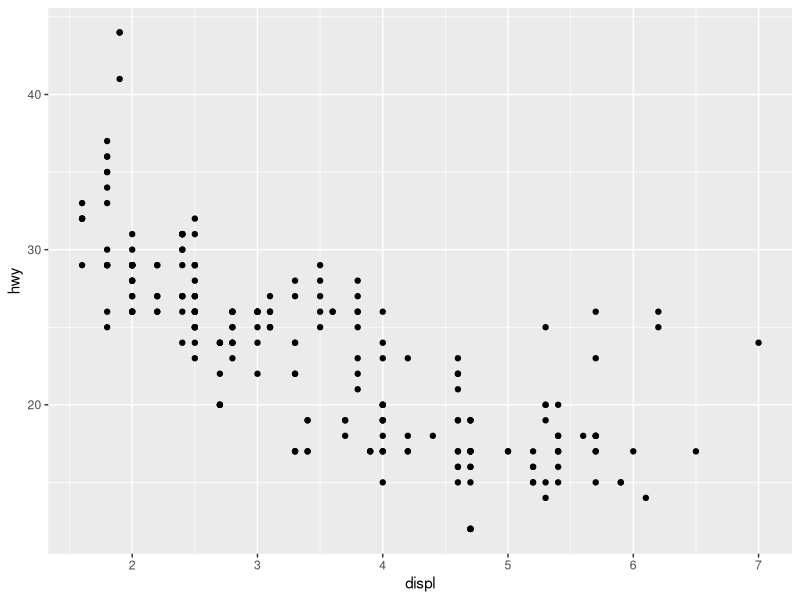
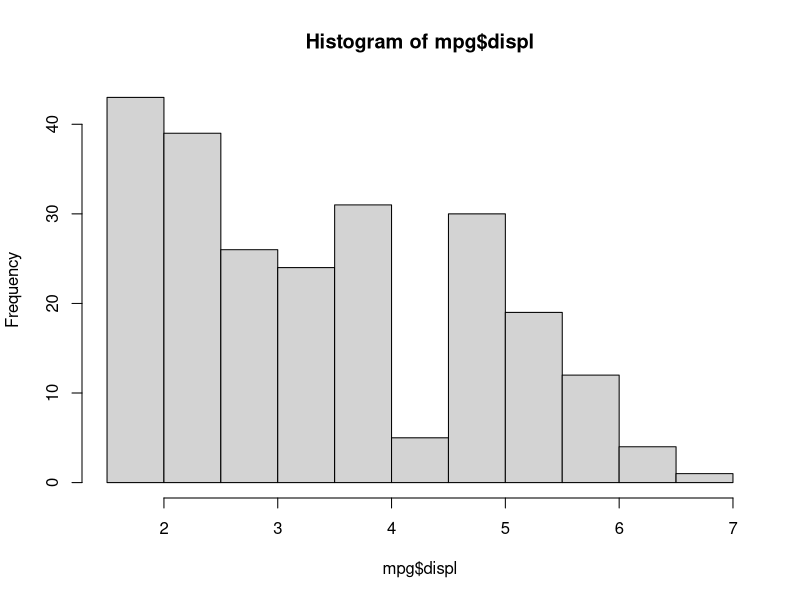

The R source for these figures, in order:
## ---- chunk 1
knitr::opts_chunk$set(echo = TRUE)
#tinytex::install_tinytex()
## ---- chunk 2
#install.packages("ggplot2")
library(ggplot2)
ggplot(data=mpg) +
  geom_point(mapping=aes(x=displ,y=hwy))
## ---- chunk 3
hist(mpg$displ)
